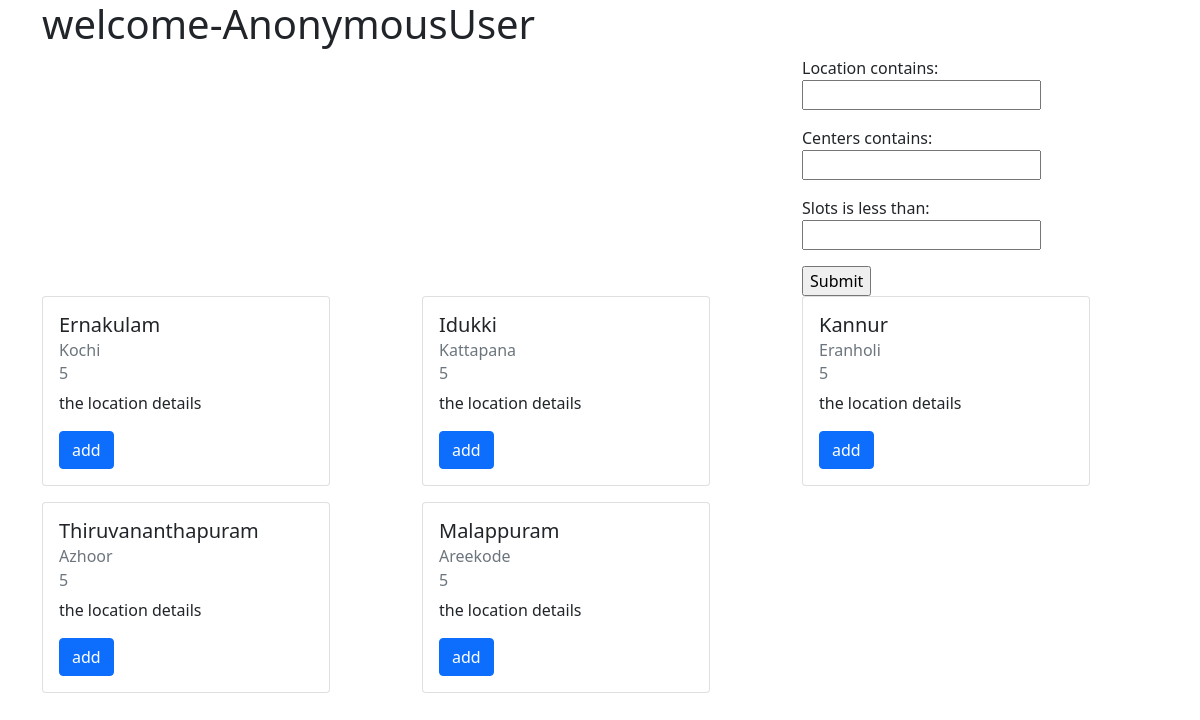
/canidates/home/, run on the app's committed database.
### owner/models.py (models this page shows)
class Admin(models.Model):
    location=models.CharField(max_length=120)
    centers=models.CharField(max_length=120)
    slots=models.PositiveIntegerField()

### canidates/views.py (the view)
# urls.py: path('home/', views.CustmerHome.as_view(), name="custhome"),
class CustmerHome(View):
    def get(self, request, *args, **kwargs):
        vacc = Admin.objects.all()
        filter = LocationFilter(request.GET, queryset=Admin.objects.all())
        context = {"vacc": vacc, "filter": filter}
        return render(request, "home.html", context)

### canidates/templates/home.html (shortened to what this page needs)
<!DOCTYPE html>
<html lang="en">
<head>
     <link href="https://cdn.jsdelivr.net/npm/bootstrap@5.1.3/dist/css/bootstrap.min.css" rel="stylesheet"
>
</head>
<body>
<div class="container">
    <h1>welcome-{{request.user}}</h1>
<div class="row">
    <div class="col-4"></div>
    <div class="col-4"></div>
    <div class="col-4">
        <form action="">
            {{filter.form.as_p}}
            <input type="submit">
        </form>
    </div>
</div>
<div class="row">
    {%for item in filter.qs%}
    <div class="col-4 mb-3">
        <div class="card" style="width: 18rem;">
            <div class="card-body">
                <h5 class="card-title">{{item.location}}</h5>
                <h6 class="card-subtitle mb-2 text-muted">{{item.centers}}</h6>
                <h6 class="card-subtitle mb-2 text-muted">{{item.slots}}</h6>
                <p class="card-text">the location details</p>
                <a href="{%url 'booked' item.id%}" class="btn btn-primary">add</a>
            </div>
        </div>
    </div>
    {%endfor%}
</div>
</div>
</body>
</html>

### data on the page
Admin: location "Ernakulam", centers "Kochi", slots "5"
Admin: location "Idukki", centers "Kattapana", slots "5"
Admin: location "Kannur", centers "Eranholi", slots "5"
Admin: location "Thiruvananthapuram", centers "Azhoor", slots "5"
Admin: location "Malappuram", centers "Areekode", slots "5"
